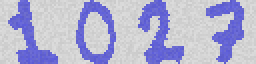
#> input picture schoolopdrachten/BD_IML/assignments/final/final assignment/dataset-images/all_images/1027.png, 128 x 32 px (shown 2 times larger); its folder holds only this picture in this run
$ jupyter execute --allow-errors Before_the_final.ipynb   (shell and % lines are left out)
#> lines starting #> are read from the running program, lines starting #| are printed output that depends on the picture; after the words box and inside, x2 and y2 are one past the last pixel; in counts of white or black regions, pixels touching at a corner belong together
## Student Number : 408846
## Student Name : Ibrahim Sahin

# Image based en Grid based classificatie

In de voorgaande notebooks hebben we gekeken naar de mogelijkheden van image based en grid based classificatie. In deze notebook zullen we de features gebruiken van beide notebooks om te kijken of dit betere resultaten oplevert.

## Uitvoering

Om dit probleem op te pakken zullen we de workflow hanteren die voornamelijk worden gebruikt binnen een Machine learning probleem (Data Science lifecycle). De workflow is te verdelen in de volgende stappen:

1. Data verzamelen
2. Data analyseren
3. Preprocessen
4. Feature engineering
5. Trainen / Testen / Evalueren

Allereerst beginnen we met het importeren van de libraries die we nodig zullen hebben in onze code.

[cell 1]
import cv2
import os
import numpy as np
import skimage

from skimage import io, transform, color, filters, data, morphology, measure

import matplotlib
import matplotlib.pyplot as plt

import pandas as pd

from sklearn.feature_selection import SelectKBest
from sklearn.feature_selection import chi2

from sklearn.model_selection import train_test_split
from sklearn.preprocessing import MinMaxScaler
from sklearn.preprocessing import StandardScaler

from sklearn.model_selection import KFold
from sklearn.model_selection import GridSearchCV

from sklearn.neighbors import KNeighborsClassifier
from sklearn.naive_bayes import GaussianNB
from sklearn.svm import SVC
from sklearn.tree import DecisionTreeClassifier
from sklearn.ensemble import RandomForestClassifier

[cell 2]
def load_images_from_folder(folder):
#> called with folder = '../dataset-images/all_images'
    images = []
    images_name = []
    for filename in os.listdir(folder):
        img = io.imread(os.path.join(folder,filename))
#> img is the input picture: shape (32, 128, 3); mean R, G, B 178, 178, 211.2
        if img is not None:
            images.append(img)
            images_name.append(filename[0:4])

    images_df = pd.DataFrame({"name": images_name,
                             "image": images})
#> images_df = table of 1 rows and 2 columns

    return images_df

# [29 lines left out: function display, not called in this run]

all_images_df = load_images_from_folder('../dataset-images/all_images')
#> all_images_df = table of 1 rows and 2 columns
all_images_df
train_images_df = all_images_df.sample(frac=0.9, random_state=25)
#> train_images_df = table of 1 rows and 2 columns

test_images_df = all_images_df.drop(train_images_df.index)
#> test_images_df = table of 0 rows and 2 columns

train_images_df.reset_index(inplace=True,drop=True)
test_images_df.reset_index(inplace=True,drop=True)

De hierboven gedefineerde functies zijn geleverd door Saxion zelf. Die zullen gebruikt worden voor het inladen van de data en het tonen van de afbeeldingen.

[cell 3]
def initialize_image_grids(image, image_name):
    zipcode = image
    zipcode = zipcode *-1
    gray = color.rgb2gray(zipcode)
    thresh = filters.threshold_otsu(gray)
    binary = gray > thresh
    binary_splitted = [binary[:, :32], binary[:, 32:64], binary[:, 64:96], binary[:, 96:128]]

    df = pd.DataFrame()
    lol = len(binary_splitted)
    if (lol < 4):
        print('splitted is smaller than 4')
    for x in range(0, len(binary_splitted)):

        test = binary_splitted[x]
        height = 8
        width = 8

        s_width = 0
        s_heigth = 0

        df.loc[x, 'zip_number'] = image_name[x]

        for i in range(1, 17):
            h = s_heigth+height
            w = s_width+width
            feat = test[s_heigth:h, s_width:w]
            white_pixels = feat[feat==1]
            total_white_pixels = len(white_pixels)
            df.loc[x, i] = total_white_pixels
            if (i%4 == 0):
                s_width = 0
                s_heigth = s_heigth + height
            else:
                s_width = s_width + width

    return df

image_properties = ['label', 'area', 'centroid',
                    'perimeter', 'eccentricity', 'euler_number',
                    'filled_area','perimeter_crofton', 'local_centroid',
                    'major_axis_length', 'minor_axis_length', 'orientation']

def initialize_image_props(image, image_name):
    zipcode = image
    zipcode = zipcode *-1
    gray = color.rgb2gray(zipcode)
    thresh = filters.threshold_otsu(gray)
    binary = gray > thresh

    # remove the white small spots/dots
    binary = morphology.binary_opening(binary)

    # make the white zip numbers thicker
    binary = morphology.binary_dilation(binary)

    # some numbers may have holes in it. That could seperate the number in 2 different labels. with closing the gap will be closed
    binary = morphology.binary_closing(binary)

    # return number back to its original state before it was made thicker. make the numbers thinner
    binary = morphology.binary_erosion(binary)

    label_image, total_labels = measure.label(binary, return_num=True)

    global image_properties
    props = measure.regionprops_table(label_image, properties=image_properties)
    tmp_df = pd.DataFrame(props)

    # filter out labels that have too small areas. these labels are small dots that could not be filled with the opening function
    tmp_df = tmp_df.query('area > 50').reset_index(drop=True)

    zip_numbers = list(image_name)[:4]

    return tmp_df

[cell 4]
result = pd.DataFrame()

for i in range(0, len(train_images_df.index)):
    image_name = train_images_df.iloc[i,0]
    image = train_images_df.iloc[i,1]
    tmp_result_grid = initialize_image_grids(image, image_name)
    tmp_result_props = initialize_image_props(image, image_name)
    tmp_result = pd.concat([tmp_result_grid,tmp_result_props], axis=1)
    result = pd.concat([result, tmp_result])
#> this loop made 1 pass
#> (image_name, lol in initialize_image_grids, tmp_result_grid, total_labels in initialize_image_props, zip_numbers in initialize_image_props, tmp_result_props) on pass 1: ('1027', 4, table of 4 rows and 17 columns, 4, ['1', '0', '2', '7'], table of 4 rows and 14 columns)
#> pass 1, in initialize_image_grids, `zipcode = zipcode *-1`:
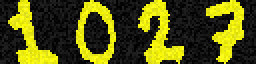
#> zipcode: shape (32, 128, 3) int16 (shown 2 times larger); mean R, G, B -178, -178, -211.2; drawn with min black and max white
#> pass 1, in initialize_image_grids, `gray = color.rgb2gray(zipcode)`:
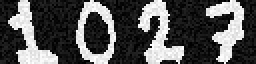
#> gray: shape (32, 128) float64 (shown 2 times larger); min -0.00671, max -0.00305, mean -0.0055; drawn with min black and max white
#> pass 1, in initialize_image_grids, `binary = gray > thresh`:
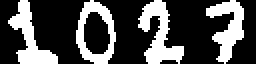
#> binary: shape (32, 128) bool (shown 2 times larger); 30.1% white; 4 white regions, box (x1, y1, x2, y2) and area: (69, 0, 92, 32) 346, (4, 0, 29, 32) 307, (103, 0, 122, 32) 299, (38, 0, 58, 32) 280
#> pass 1, in initialize_image_props, `binary = morphology.binary_opening(binary)`:
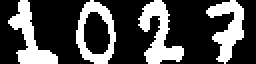
#> binary: shape (32, 128) bool (shown 2 times larger); 29.8% white; 4 white regions, box (x1, y1, x2, y2) and area: (69, 0, 92, 32) 340, (4, 0, 29, 32) 307, (103, 0, 122, 32) 295, (38, 0, 58, 32) 279


result.reset_index(inplace=True, drop=True)
result.drop(columns=['label'], inplace=True)
result["zip_number"] = pd.to_numeric(result["zip_number"])
result
#> Out = table of 4 rows and 30 columns

[cell 5]
result.describe(include='all')
#> Out = table of 8 rows and 30 columns

Alle features zijn numerieke waardes. Hiervoor hoeven we dus geen aanpassingen in te brengen. De numerieke waardes verschillen wel in groottes. Dit zal genormaliseerd moeten worden in een latere fase.

Verder lijkt het erop dat er geen missende waardes zijn.

We zullen nog even moeten controleren of de labels gebalanceerd zijn.

[cell 6]
result.groupby(by='zip_number').size()

Als we naar boven kijken dan lijkt het erop dat de labels aardig gebalanceerd zijn. Dit zou dus geen problemen moeten leveren voor het algoritme. Dit betekent dat we door kunnen gaan met de volgende stappen

[cell 7]
features = [1,2,3,4,5,6,7,8,9,10,11,12,13,14,15,16,
            'major_axis_length', 'minor_axis_length', 'euler_number',
            'centroid-0', 'eccentricity', 'local_centroid-0', 'perimeter',
            'perimeter_crofton', 'filled_area', 'orientation']

standardScaler = StandardScaler()
minMaxScaler = MinMaxScaler()

def preprocess(X_train, X_test):
    print('-----Start preprocc----------')
    global features
    X_train[features] = minMaxScaler.fit_transform(X_train[features].to_numpy())
    X_test[features] = minMaxScaler.transform(X_test[features].to_numpy())
    print('---------Preprocess Done--------')
    return X_train, X_test

def splitTrainTest(result):
    # Split data into 50% train and 50% test subsets
    global features
    X_train, X_test, y_train, y_test = train_test_split(
        result[features], result['zip_number'], test_size=0.25, random_state=0)

    X_train, X_test = preprocess(X_train, X_test)
    print('-----------dataset splitted------------')
    return X_train, X_test, y_train, y_test

[cell 8]
X_train, X_test, y_train, y_test = splitTrainTest(result)
#> X_train = table of 3 rows and 26 columns; X_test = table of 1 rows and 26 columns

[cell 9]
def searchHyperParams_knn(result):
    print('--------start searching params--------')
    X_train, X_test, y_train, y_test = splitTrainTest(result)
    print('--------splitted train test----------')
    grid_params = {
        'n_neighbors' : [3,5,11,14,19],
        'weights' : ['uniform', 'distance'],
        'metric' : ['euclidean', 'manhattan', 'chebyshev']
    }

    gs = GridSearchCV(
        KNeighborsClassifier(),
        grid_params,
        verbose = 1,
        cv = 3,
        n_jobs = -1
    )
    print('---------grid search started---------')
    gs_results = gs.fit(X_train, y_train)

    print('--------Done--------')
    print('best score:')
    print(gs_results.best_score_)
    print('best estimator:')
    print(gs_results.best_estimator_)
    print('best params:')
    print(gs_results.best_params_)

def gaussian_nb_fit_score(result):
    X_train, X_test, y_train, y_test = splitTrainTest(result)
    gnb = GaussianNB()
    gnb.fit(X_train, y_train)

    score = gnb.score(X_test, y_test)
    print(score)

def searchHyperParams_svc(result):
    print('--------start searching params--------')
    X_train, X_test, y_train, y_test = splitTrainTest(result)
    print('--------splitted train test----------')
    grid_params = {
        'C': [0.1,1, 10, 100],
        'kernel' : ['linear', 'poly', 'rbf', 'sigmoid'],
        'gamma': [1,0.1,0.01,0.001]
    }

    gs = GridSearchCV(
        SVC(),
        grid_params,
        verbose = 1,
        cv = 3,
        n_jobs = -1
    )
    print('---------grid search started---------')
    gs_results = gs.fit(X_train, y_train)

    print('--------Done--------')
    print('best score:')
    print(gs_results.best_score_)
    print('best estimator:')
    print(gs_results.best_estimator_)
    print('best params:')
    print(gs_results.best_params_)

def searchHyperParams_DT(result):
    print('--------start searching params--------')
    X_train, X_test, y_train, y_test = splitTrainTest(result)
    print('--------splitted train test----------')
    grid_params = {
        'criterion': ['gini', 'entropy'],
        'splitter' : ['best', 'random'],
        'max_depth': [1,5,10,20,50,100,150,None],
        'min_samples_split': np.arange(2,5),
        'min_samples_leaf': np.arange(1,5),
        'min_weight_fraction_leaf': np.arange(0,0.5)
    }

    gs = GridSearchCV(
        DecisionTreeClassifier(),
        grid_params,
        verbose = 1,
        cv = 3,
        n_jobs = -1
    )
    print('---------grid search started---------')
    gs_results = gs.fit(X_train, y_train)

    print('--------Done--------')
    print('best score:')
    print(gs_results.best_score_)
    print('best estimator:')
    print(gs_results.best_estimator_)
    print('best params:')
    print(gs_results.best_params_)

def searchHyperParams_RC(result):
    print('--------start searching params--------')
    X_train, X_test, y_train, y_test = splitTrainTest(result)
    print('--------splitted train test----------')
    grid_params = {
        'bootstrap': [True, False],
         'max_depth': [10, 20, 30, 40, None],
         'max_features': ['auto', 'sqrt'],
         'min_samples_leaf': [1, 2, 4],
         'min_samples_split': [2, 5, 10],
         'n_estimators': [200, 400, 600, 800]
    }

    gs = GridSearchCV(
        RandomForestClassifier(),
        grid_params,
        verbose = 3,
        cv = 3,
        n_jobs = -1
    )
    print('---------grid search started---------')
    gs_results = gs.fit(X_train, y_train)

    print('--------Done--------')
    print('best score:')
    print(gs_results.best_score_)
    print('best estimator:')
    print(gs_results.best_estimator_)
    print('best params:')
    print(gs_results.best_params_)

#> (a cell that did not finish here is left out)

#> (a cell that did not finish here is left out)

#> (a cell that did not finish here is left out)

#> (a cell that did not finish here is left out)

#> (a cell that did not finish here is left out)

[cell 15]
# [8 lines left out: function knn_fit_score, not called in this run]

def kfolding_knn(dataset):
    kf = KFold(n_splits=5, shuffle=True)
    global features
    X_training = dataset[features]
    y_training = dataset['zip_number']
    k = 1
    for train_index, test_index in kf.split(X_training, y_training):

        X_train, X_test = X_training.loc[train_index,:], X_training.loc[test_index,:]
        y_train, y_test = y_training.loc[train_index], y_training.loc[test_index]
        X_train, X_test = preprocess(X_train, X_test)

        score = knn_fit_score(X_train, X_test, y_train, y_test)
        print("[fold {0}], score: {1:.5f}".
          format(k, score))
        k = k + 1

# [8 lines left out: function svc_fit_score, not called in this run]

def kfolding_svc(dataset):
    kf = KFold(n_splits=5, shuffle=True)
    global features
    X_training = dataset[features]
    y_training = dataset['zip_number']
    k = 1
    for train_index, test_index in kf.split(X_training, y_training):

        X_train, X_test = X_training.loc[train_index,:], X_training.loc[test_index,:]
        y_train, y_test = y_training.loc[train_index], y_training.loc[test_index]
        X_train, X_test = preprocess(X_train, X_test)

        score = svc_fit_score(X_train, X_test, y_train, y_test)
        print("[fold {0}], score: {1:.5f}".
          format(k, score))
        k = k + 1

# [8 lines left out: function DT_fit_score, not called in this run]

def kfolding_DT(dataset):
    kf = KFold(n_splits=5, shuffle=True)
    global features
    X_training = dataset[features]
    y_training = dataset['zip_number']
    k = 1
    for train_index, test_index in kf.split(X_training, y_training):

        X_train, X_test = X_training.loc[train_index,:], X_training.loc[test_index,:]
        y_train, y_test = y_training.loc[train_index], y_training.loc[test_index]
        X_train, X_test = preprocess(X_train, X_test)

        score = DT_fit_score(X_train, X_test, y_train, y_test)
        print("[fold {0}], score: {1:.5f}".
          format(k, score))
        k = k + 1

# [8 lines left out: function RF_fit_score, not called in this run]

def kfolding_RF(dataset):
    kf = KFold(n_splits=5, shuffle=True)
    global features
    X_training = dataset[features]
    y_training = dataset['zip_number']
    k = 1
    for train_index, test_index in kf.split(X_training, y_training):

        X_train, X_test = X_training.loc[train_index,:], X_training.loc[test_index,:]
        y_train, y_test = y_training.loc[train_index], y_training.loc[test_index]
        X_train, X_test = preprocess(X_train, X_test)

        score = RF_fit_score(X_train, X_test, y_train, y_test)
        print("[fold {0}], score: {1:.5f}".
          format(k, score))
        k = k + 1

#> (a cell that did not finish here is left out)

Uit de resultaten kunnen we concluderen dat de algoritme als nog goed presteert onder de kfolding methode. Dit betekent dat de model geen last heeft van zowel overfitting als underfitting.

#> (a cell that did not finish here is left out)

Uit de resultaten kunnen we concluderen dat de algoritme als nog goed presteert onder de kfolding methode. Dit betekent dat de model geen last heeft van zowel overfitting als underfitting.

#> (a cell that did not finish here is left out)

Uit de resultaten kunnen we concluderen dat de algoritme als nog goed presteert onder de kfolding methode. Dit betekent dat de model geen last heeft van zowel overfitting als underfitting.

#> (a cell that did not finish here is left out)

Uit de resultaten kunnen we concluderen dat de algoritme als nog goed presteert onder de kfolding methode. Dit betekent dat de model geen last heeft van zowel overfitting als underfitting.

Om een classifier methode te kiezen zullen we de gemiddelde score berekenen (fold 1 t/m 5) van de kfolding methode. Dit doen we dus voor ieder algoritme.

Dit levert de volgende resultaten op:

- KNN -> 0.947342
- SVC -> 0.964702
- DT -> 0.826966
- RN -> 0.92998

allereerst kunnen we concluderen dat de combinatie van features voor betere resultaten zorgt. verder is het duidelijk geworden dat de SVC algoritme gemiddeld hoger scoort dan de overige classifiers. Voor de zekerheid is het handig om de resultaten te tonen in een grafiek om te controleren of de classifiers consistente resultaten leveren.

## Grafiek weergave

[cell 20]
import matplotlib
import matplotlib.pyplot as plt

# Config: size of the figures
matplotlib.rcParams['figure.figsize'] = [10, 6]

fix, axs = plt.subplots(2,2)

knn_ax = [0.95376, 0.94220, 0.94509, 0.94783, 0.94783]
svc_ax = [0.96821, 0.96821, 0.95665, 0.96232, 0.96812]
dt_ax = [0.82081, 0.82948, 0.83237, 0.83768, 0.81449]
rf_ax = [0.93353, 0.94798, 0.90173, 0.91594, 0.95072]

x = np.arange(5)

axs[0, 0].plot(x, knn_ax)
axs[0, 0].set_title('Knn')
axs[0, 0].set_ylim([0,1])
axs[0, 1].plot(x, svc_ax, 'tab:orange')
axs[0, 1].set_title('Svc')
axs[0, 1].set_ylim([0,1])
axs[1, 0].plot(x, dt_ax, 'tab:green')
axs[1, 0].set_title('Decision Trees')
axs[1, 0].set_ylim([0,1])
axs[1, 1].plot(x, rf_ax, 'tab:red')
axs[1, 1].set_title('Random Forest')
axs[1, 1].set_ylim([0,1])

plt.show()
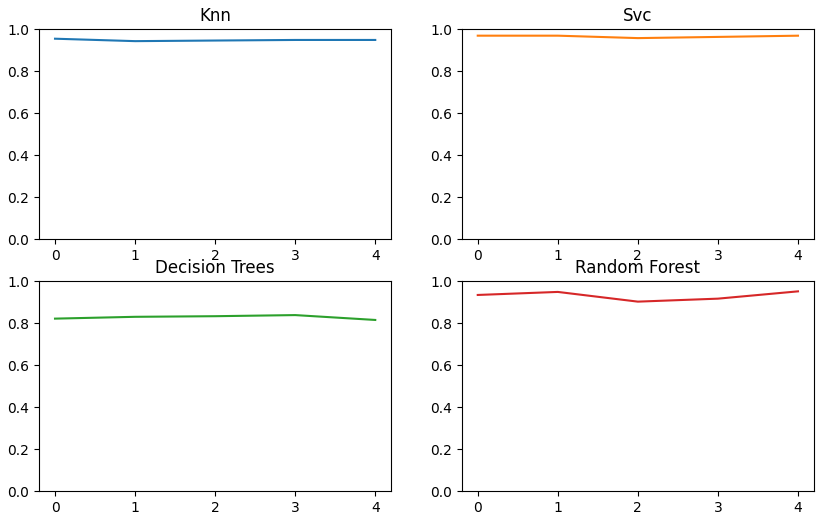
#> figure drawn by matplotlib, 4 panels

Uit de grafieken kunnen we concluderen dat alle algoritmes consistent presteren. Ons interesse gaat voornamelijk naar de SVC classifier, vanwege de hoge resultaten.

## Resultaten

In de vorige hoofdstuk hebben we geconcludeerd dat de SVC classifier de beste keuze is voor  nummer herkenning. Daarnaast lijkt een combinatie van features tot betere resultaten te leiden. Nu is het tijd om de algoritme te gebruiken voor het classificeren van postcodes.

Hiervoor gaan we de totale dataset aan 480 afbeeldingen gebruiken en deze splitsen in train en test data. De test data zullen we  uiteindelijk gebruiken voor het berekenen van de accuraatheid.

[cell 21]
all_zipcodes = []
total_images = len(test_images_df.index)
#> total_images = 0

#standardScaler = StandardScaler()
scaler = MinMaxScaler()

X_train, X_test, y_train, y_test = train_test_split(
        result[features], result['zip_number'], test_size=0.2, random_state=0)

X_train[features] = scaler.fit_transform(X_train[features].to_numpy())
X_test[features] = scaler.transform(X_test[features].to_numpy())
#train model
svc_clf = SVC(C=10, gamma=1)
#> (the rest of this cell did not finish here and is left out)

[cell 22]
for i in range(0, total_images):

    image_name = test_images_df.iloc[i, 0]
    image = test_images_df.iloc[i, 1]
    tmp_result_grid = initialize_image_grids(image, image_name)
    tmp_result_props = initialize_image_props(image, image_name)
    test_result = pd.concat([tmp_result_grid,tmp_result_props], axis=1)
    test_result.reset_index(inplace=True,drop=True)
    test_result['zip_number'] = test_result['zip_number'].astype(int)
    test_result[features] = scaler.transform(test_result[features].to_numpy())

    # classify
    predicted = svc_clf.predict(test_result[features])
    #print(predicted)
    all_zipcodes.append(predicted)
#> after the loop, all_zipcodes = []

[cell 23]
def concat(a, b, c, d):
    return int(f"{a}{b}{c}{d}")

[cell 24]
positive = 0
for i in range(0, len(all_zipcodes)):
    print('predicted: ', all_zipcodes[i][0], all_zipcodes[i][1], all_zipcodes[i][2], all_zipcodes[i][3])
    print('original: ',  test_images_df.loc[i,['name']].to_numpy())
    concatted = concat(all_zipcodes[i][0], all_zipcodes[i][1], all_zipcodes[i][2], all_zipcodes[i][3])
    if concatted == int(test_images_df.loc[i,['name']]):
        positive = positive + 1
#> this loop made 0 passes
#> after the loop, positive = 0

numberItems = len(all_zipcodes)
#> numberItems = 0

#> (the rest of this cell did not finish here and is left out)

$ run again, on schoolopdrachten/BD_IML/assignments/final/final assignment/dataset-images/all_images/1489.png
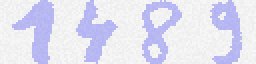
#> input picture schoolopdrachten/BD_IML/assignments/final/final assignment/dataset-images/all_images/1489.png, 128 x 32 px (shown 2 times larger)
#> in load_images_from_folder, img is the input picture: shape (32, 128, 3); mean R, G, B 225, 225, 242.2
#> images_df = table of 1 rows and 2 columns
#> test_images_df = table of 0 rows and 2 columns
#> the loop `for i in range(0, len(train_images_df.index)):` made 1 pass
#> (image_name, lol in initialize_image_grids, tmp_result_grid, total_labels in initialize_image_props, zip_numbers in initialize_image_props, tmp_result_props) on pass 1: ('1489', 4, table of 4 rows and 17 columns, 4, ['1', '4', '8', '9'], table of 4 rows and 14 columns)
#> pass 1, in initialize_image_grids, `gray = color.rgb2gray(zipcode)`:
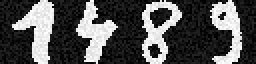
#> gray: shape (32, 128) float64 (shown 2 times larger); min -0.00754, max -0.00559, mean -0.0069; drawn with min black and max white
#> pass 1, in initialize_image_props, `binary = morphology.binary_opening(binary)`:
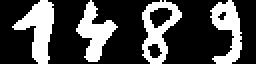
#> binary: shape (32, 128) bool (shown 2 times larger); 28.8% white; 4 white regions, box (x1, y1, x2, y2) and area: (6, 0, 27, 32) 334, (71, 0, 91, 32) 290, (38, 0, 59, 31) 285, (105, 0, 121, 32) 271
#> `result`: Out = table of 4 rows and 30 columns
#> `result.describe(include='all')`: Out = table of 8 rows and 30 columns
#> X_train = table of 3 rows and 26 columns; X_test = table of 1 rows and 26 columns
#> total_images = 0
#> after the loop `for i in range(0, total_images):`: all_zipcodes = []
#> after the loop `for i in range(0, len(all_zipcodes)):`: positive = 0
